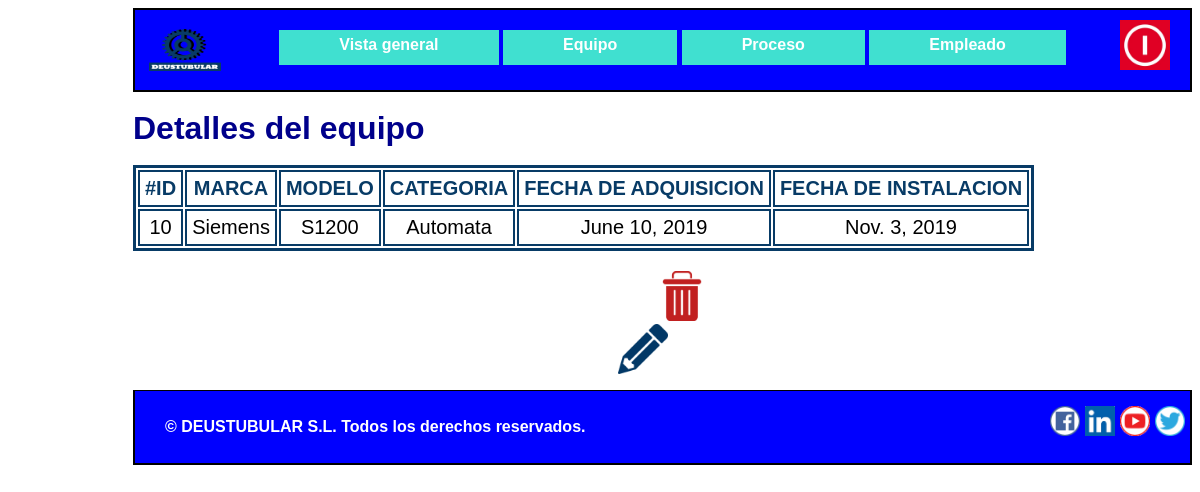
The page /appGestion_de_la_produccion/responsable/equipo/10 on the database its author committed.
### appGestion_de_la_produccion/models.py (models this page shows, shortened)
class Equipo(models.Model):
    modelo = models.CharField(max_length=25)
    marca = models.CharField(max_length=25)
    categoria = models.CharField(max_length=50)
    fecha_adquisicion = models.DateField()
    fecha_instalacion = models.DateField()

### appGestion_de_la_produccion/views.py (the view)
# urls.py: path('responsable/equipo/<int:equipo_id>', views.detalle_equipo, name="detalleequipo"),
def detalle_equipo(request, equipo_id):
    equipo = Equipo.objects.get(pk=equipo_id)
    context = {"Datos": equipo}
    return render(request, "detalleequipo.html", context)

### appGestion_de_la_produccion/templates/detalleequipo.html (shortened to what this page needs)
{% extends "PlantillaHeaderFooter.html"%}
{% block contenido %}
<h1>Detalles del equipo</h1>
<table class="tabladetalles">
    <thead>
    <tr>
        <td>#ID</td>
        <td>MARCA</td>
        <td>MODELO</td>
        <td>CATEGORIA</td>
        <td>FECHA DE ADQUISICION</td>
        <td>FECHA DE INSTALACION</td>
    </tr>
    </thead>
    <tr>
        <td>{{Datos.id}}</td>
        <td>{{Datos.marca}}</td>
        <td>{{Datos.modelo}}</td>
        <td>{{Datos.categoria}}</td>
        <td>{{Datos.fecha_adquisicion}}</td>
        <td>{{Datos.fecha_instalacion}}</td>
    </tr>
</table>
<form action="{%url 'eliminarequipo'%}" method="POST">
    <input type="image" class="eliminar"  title="Eliminar equipo de la lista"
        src="/static/Imagenes/delete.png" width="50" height="50" value="Eliminar">
</form>
<form action="{%url 'updateequipo' %}" method="POST">
    <input type="image" class="imagenmodificar"  title="Modificar equipo de la lista"
        src="/static/Imagenes/editar.png" width="50" height="50" value="Update">
</form>
{% endblock %}

### appGestion_de_la_produccion/static/stylesheet.css (style rules this page uses)
* { box-sizing: border-box; }
html { font-family: Arial, Helvetica, sans-serif; max-width: 1100px; font-weight: bold; background-color:white; margin-left: 125px; }
body { line-height: 30px; font-size: 16px; }
h1, h2, h3, legend { color: darkblue; }
thead { color: rgb(8,59,102); }
.tabladetalles { border:3px solid rgb(8,59,102); font-size:20px; margin-right:20px; text-align:center; border-collapse:separate; }
.tabladetalles thead { font-weight:bold; }
.tabladetalles tbody,td,th { border:2px solid rgb(8,59,102); }
.tabladetalles td,th { margin:5px; padding:5px; }
.eliminar { margin-top:20px; margin-right:485px; float:right; }
.imagenmodificar { margin-left:485px; margin-top:3px; }

### rows shown on the page
Equipo: id "10", marca "Siemens", modelo "S1200", categoria "Automata", fecha_adquisicion "June 10, 2019", fecha_instalacion "Nov. 3, 2019"
